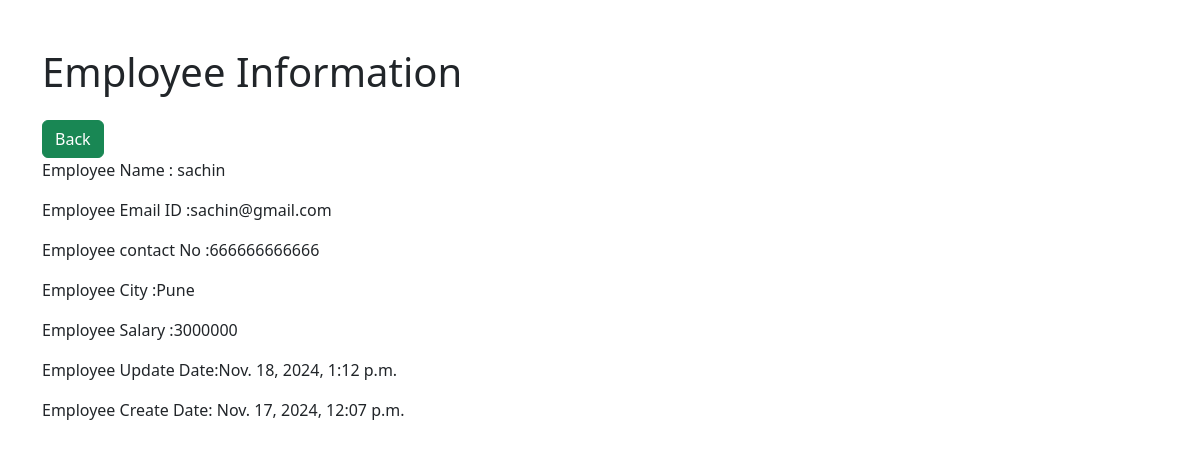
/detail/1, run on the app's committed database.
### crudapp/models.py (models this page shows, shortened)
class Employee(models.Model):
    empname=models.CharField(max_length=100)
    empemail=models.EmailField()
    empcontact=models.BigIntegerField()
    empcity=models.CharField(max_length=100)
    empsal=models.IntegerField()
    upadated_at=models.DateTimeField(auto_now=True)
    Created_at=models.DateTimeField(auto_now_add=True)

### crudapp/views.py (the view)
# urls.py: path('detail/<int:pk>',views.ModelDetailView.as_view(), name="details"),
class ModelDetailView(DetailView):
    model = Employee
    template_name = "details.html"

### crudapp/templates/details.html (shortened to what this page needs)
<!DOCTYPE html>
<html lang="en">
<head>
    <link href="https://cdn.jsdelivr.net/npm/bootstrap@5.3.0-alpha1/dist/css/bootstrap.min.css" rel="stylesheet">
</head>
<body>
    <div class="container mt-5">
        <h1 class="mb-4">Employee Information</h1>
        <a class="btn btn-success" href="{% url "showdata" %}">Back</a>
        <p> Employee Name       : {{object.empname}}</p>
       <p> Employee Email ID   :{{object.empemail}}</p>
       <p> Employee contact No :{{object.empcontact}}</p>
       <p>Employee City       :{{object.empcity}}</p>
       <p>Employee Salary     :{{object.empsal}}</p>
       <p> Employee Update Date:{{object.upadated_at}}</p>
       <p>Employee Create Date: {{object.Created_at}}</p>
    </div>
</body>
</html>

### data on the page
Employee: empname "sachin", empemail "sachin@gmail.com", empcontact "666666666666", empcity "Pune", empsal "3000000", upadated_at "Nov. 18, 2024, 1:12 p.m.", Created_at "Nov. 17, 2024, 12:07 p.m."
